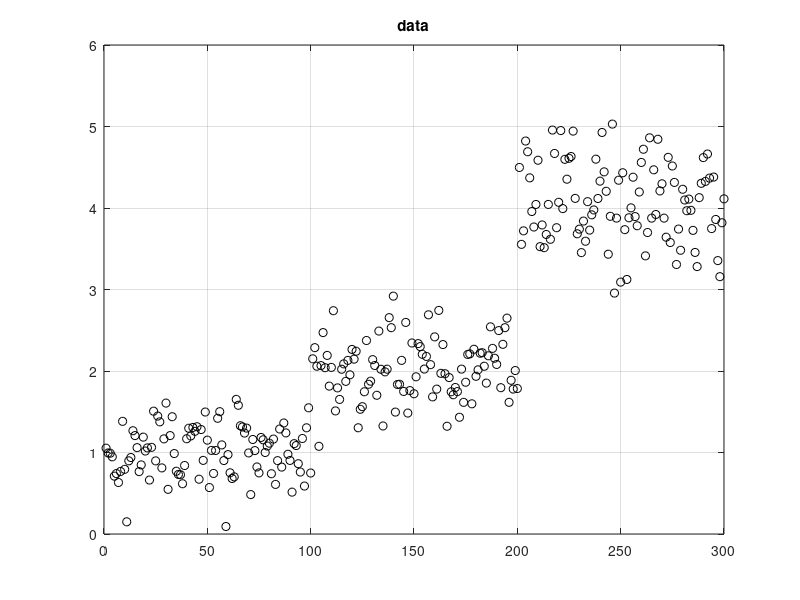
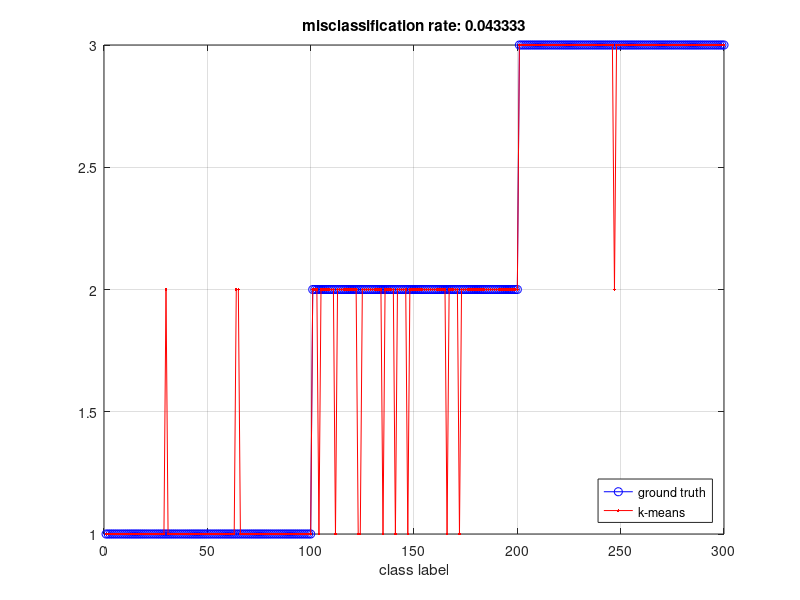

Source code (MATLAB) for these figures, in order:
%% kmeans_moulinette.m
clear all;
close all;

% generate synthetic data with 3 classes
N=100; MU=[1 2 4]; SS=[0.2 0.2 0.5]/2; 
X=[randn(1,N)*sqrt(SS(1))+MU(1),randn(1,N)*sqrt(SS(2))+MU(2),randn(1,N)*sqrt(SS(3))+MU(3)];

% true class labels
IND=[ones(1,N),2*ones(1,N),3*ones(1,N)];

% classify
K=3; % # classes
B = perms(1:K); % possible class label permutations

[idx,ctrs] = kmeans(X(:),K,'Replicates',5); % k-means

% determine misclassification score for all permutations
for kcb = 1:size(B,1);
    idk{kcb} = zeros(size(idx));b = B(kcb,:);
    for k=1:K
        idk{kcb}(idx==b(k)) = k;
    end
    score(kcb) = mean((idk{kcb}==IND(:)));
end
% Find the best permutation
kbest = find(score==max(score));
id = reshape(idk{kbest},size(X));

misclassif_rate = 1-mean(IND==id);

figure(1);
plot(1:length(X),X, 'ko'); title('data'); grid on;

figure(2);
plot(1:length(X),IND,'bo-',1:length(X),id,'r.-');grid on;xlabel('class label');legend('ground truth','k-means','Location','SouthEast');
title(['misclassification rate: ',num2str(misclassif_rate)]);
